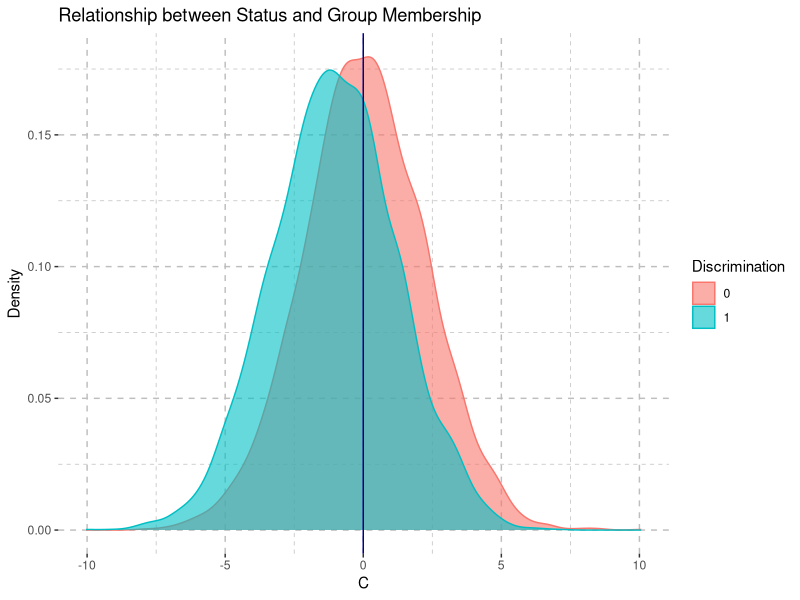
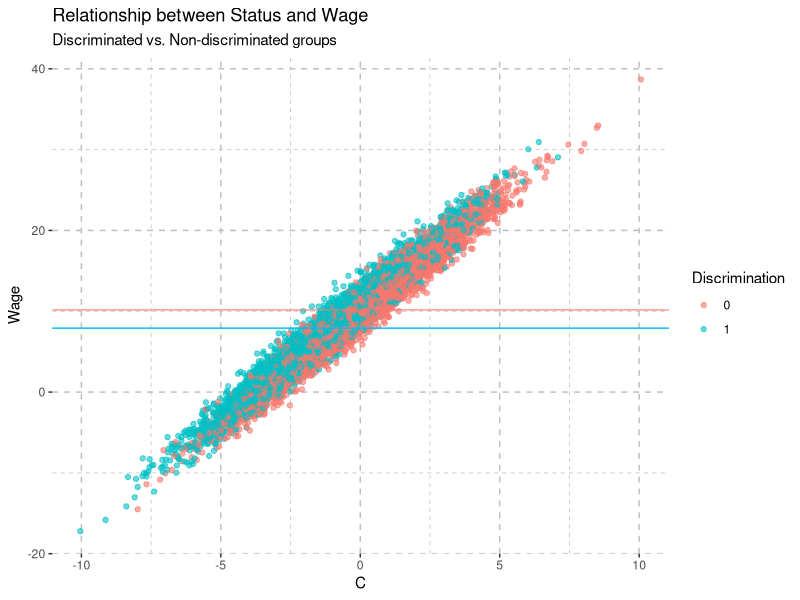
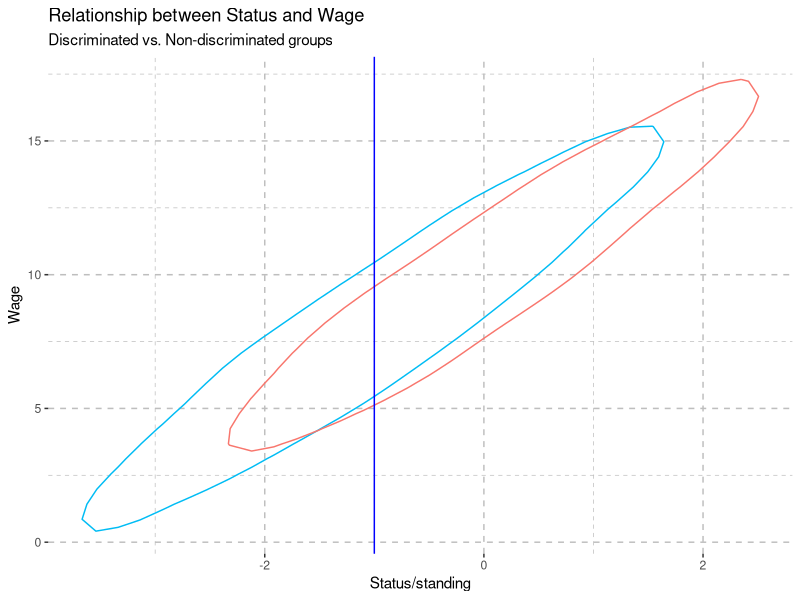

Generate these figures, in order, with R:
## ---- chunk 1
knitr::opts_chunk$set(echo = TRUE)
knitr::opts_chunk$set(cache = TRUE)
library(tidyverse)
## ---- chunk 2
a_c = 0 # "status" intercept
a_w = 10 # wage intercept
sd_c = 1 # "randomness" alt. role of luck in status
b_disc = 1 # parameter governing discrimination penalty (0-1)
b_c_disc = -1 # discrimination hurts your status
b_c_ability = 2 # natural ability determines status
b_w_c = 2 # status leads ot higher wages
b_w_ability = 2 # talent pays off 

D = rbinom(10000 , 1 , 0.5) # half the population is subject to discrimination in this example
ability = rnorm(10000) # ability independent of any variable or model parameter
discrimination = b_disc*D # targets of discrimination

# DGP equations

C = a_c + b_c_disc*discrimination + b_c_ability*ability + rnorm(10000, mean = 0 , sd = sd_c) # top eqn above
wage = a_w + b_w_c*C + b_w_ability*ability + rnorm(10000)  # bottom eqn above
plot_df = bind_cols( C = C , wage = wage , ability = ability , D = discrimination)
## ---- chunk 3
true_wage = lm(wage ~ C + ability ) # God regression

summary(true_wage)

## ---- chunk 4
ecms_wage = lm(wage ~ discrimination ) # non-Godly regression

summary(ecms_wage)
## ---- chunk 5
ecms_wage_bad = lm(wage ~ discrimination + C) 

summary(ecms_wage_bad)
## ---- chunk 6
chris_theme =  theme( panel.background = element_rect( fill = 'white' ) , 
                      panel.grid = element_line( linetype = 2 , 
                                                 color = 'grey'))

h = ggplot( data = plot_df ,
            aes(x = C , 
                color = as.factor(D) ,
                fill = as.factor(D)
            ) 
)

h + geom_density(alpha = 0.6) + 
  labs(title = "Relationship between Status and Group Membership" ,
       color = "Discrimination" , 
       fill = "Discrimination" ,
       x = "C" , 
       y = "Density"
  ) +
  geom_vline( xintercept = 0  ,
              color = "darkblue" ) + 
  chris_theme
## ---- chunk 7
g = ggplot( data = plot_df ,
            aes(x = C , 
                y = wage ,
                color = as.factor(D)
            ) 
) 

g + geom_point(alpha = 0.6) + 
  labs(title = "Relationship between Status and Wage" , 
       subtitle = "Discriminated vs. Non-discriminated groups",
       color = "Discrimination" ,
       x = "C" , 
       y = "Wage"
  ) +
  geom_hline(yintercept = mean(
    subset(
      plot_df , 
      plot_df$D==1
      )$wage , 
    alpha = 0.5
  ) , 
  color = '#00BCF4' ) + 
  geom_hline( yintercept = mean(
    subset(plot_df , 
    plot_df$D == 0 
    )$wage ) , 
    color = '#F8766D',
    alpha = 0.75 ) + 
chris_theme
## ---- chunk 8
p = ggplot()

p + geom_density_2d(data = plot_df %>% filter( D == 1) , 
            aes(x = C , 
                y = wage 
            ) ,
            color = '#00BCF4' ,
            bins = 2) + 
  geom_density_2d(data = plot_df %>% filter( D == 0) , 
             aes(x = C , 
                 y = wage 
             ) ,
             color = '#F8766D' , 
             bins = 2) +
  geom_vline( xintercept = -1 , 
              color = "blue") +
  labs(title = "Relationship between Status and Wage" , 
       subtitle = "Discriminated vs. Non-discriminated groups",
       color = "Discrimination" ,
       x = "Status/standing" , 
       y = "Wage"
  ) +
  theme( panel.background = element_rect( fill = 'white') , 
         panel.grid = element_line( linetype = 2 ,
                                    color = 'grey'))
